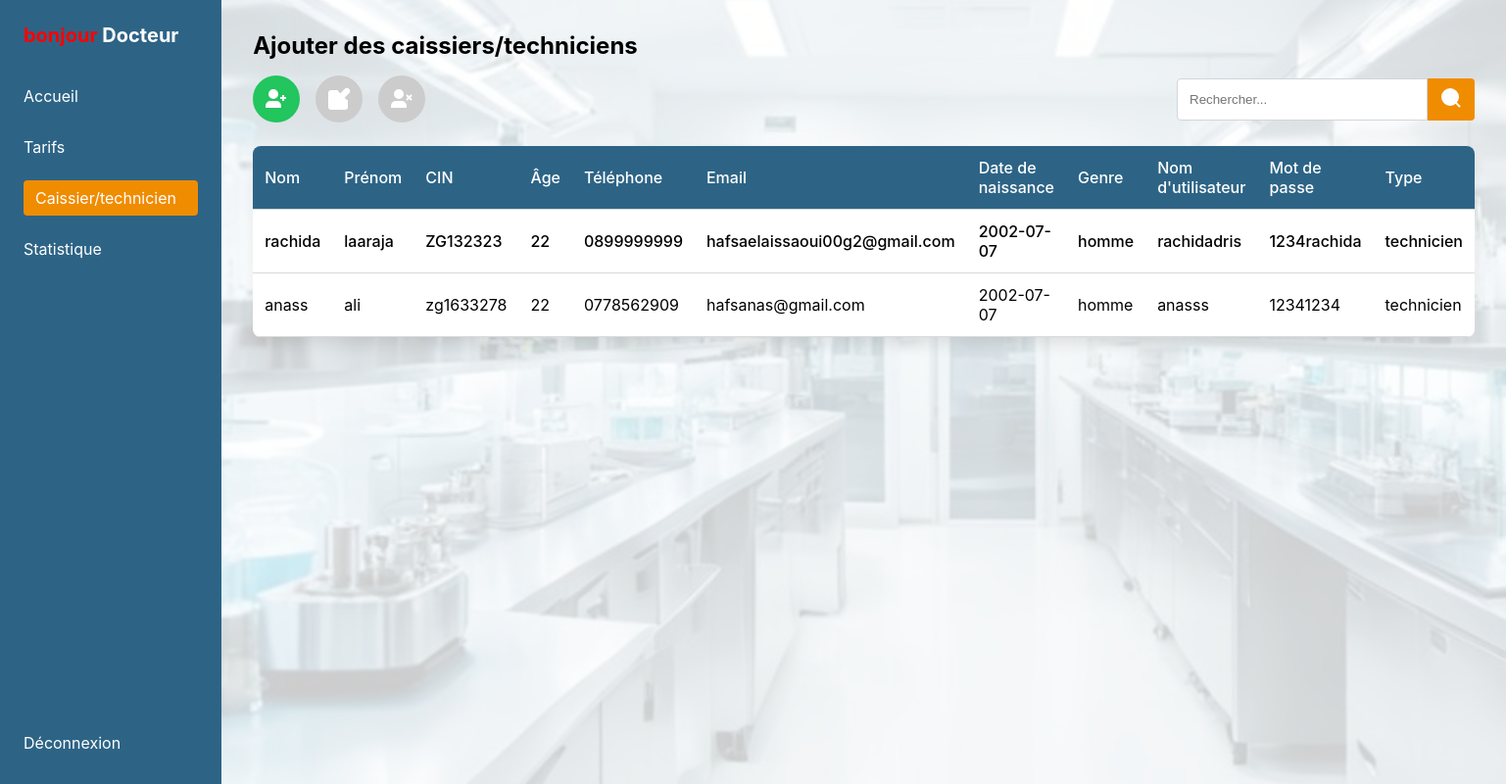
/admin/docteur/technicien_caissier.php, run on the app's committed database.
### tables this page shows
CREATE TABLE `users` (
  `id_user` int(10) UNSIGNED NOT NULL,
  `user_nom` varchar(255) NOT NULL,
  `user_prenom` varchar(255) NOT NULL,
  `user_telephone` varchar(255) NOT NULL,
  `user_email` varchar(255) NOT NULL,
  `user_date_naissance` date NOT NULL,
  `username` varchar(255) NOT NULL,
  `user_password` varchar(255) NOT NULL,
  `user_status` enum('caissier','technicien') NOT NULL,
  `user_genre` enum('homme','femme') NOT NULL,
  `user_cin` varchar(255) NOT NULL
);

### admin/docteur/technicien_caissier.php (the view, shortened to what this page needs)
<?php
$host = 'localhost';
$db = 'labonew';
$user = 'root';
$pass = '';
$charset = 'utf8mb4';
try {
    $pdo = new PDO("mysql:host=$host;dbname=$db;charset=$charset", $user, $pass);
    $pdo->setAttribute(PDO::ATTR_ERRMODE, PDO::ERRMODE_EXCEPTION);
    $stmt = $pdo->query("SELECT * FROM users ORDER BY id_user DESC");
    $users = $stmt->fetchAll(PDO::FETCH_ASSOC);
} catch (PDOException $e) {
    $message = "Erreur : " . $e->getMessage();
}
?>
<!DOCTYPE html>
<html lang="fr">
<head>
</head>
<body>
    <div class="container">
        <div class="sidebar">
            <div class="logo">
                <h1><span class="bonjour">bonjour</span> Docteur</h1>
            </div>
            <nav class="nav">
                <a href="accueil.php" class="nav-item">Accueil</a>
                <a href="tarifs.php" class="nav-item">Tarifs</a>
                <a href="#" class="nav-item active">Caissier/technicien</a>
                <a href="statistique.php" class="nav-item">Statistique</a>
            </nav>
            <div class="disconnect">
                <div class="nav-item">Déconnexion</div>
            </div>
        </div>
        <div class="main-content">
            <div class="background"></div>
            <div class="content">
                <div class="header">
                    <h2 class="title">Ajouter des caissiers/techniciens</h2>
                    <div class="actions-bar">
                        <div class="action-buttons">
                            <button class="btn btn-add" title="Ajouter" id="btnAdd">
                                <svg class="icon" viewBox="0 0 24 24" fill="none" stroke="currentColor" stroke-width="2">
                                    <path d="M16 21v-2a4 4 0 0 0-4-4H6a4 4 0 0 0-4 4v2"/>
                                    <circle cx="9" cy="7" r="4"/>
                                    <line x1="19" y1="8" x2="19" y2="14"/>
                                    <line x1="22" y1="11" x2="16" y2="11"/>
                                </svg>
                            </button>
                            <button class="btn btn-edit" title="Modifier" id="btnEdit" disabled>
                                <svg class="icon" viewBox="0 0 24 24" fill="none" stroke="currentColor" stroke-width="2">
                                    <path d="M11 4H4a2 2 0 0 0-2 2v14a2 2 0 0 0 2 2h14a2 2 0 0 0 2-2v-7"/>
                                    <path d="M18.5 2.5a2.121 2.121 0 0 1 3 3L12 15l-4 1 1-4 9.5-9.5z"/>
                                </svg>
                            </button>
                            <button class="btn btn-delete" title="Supprimer" id="btnDelete" disabled>
                                <svg class="icon" viewBox="0 0 24 24" fill="none" stroke="currentColor" stroke-width="2">
                                    <path d="M16 21v-2a4 4 0 0 0-4-4H6a4 4 0 0 0-4 4v2"/>
                                    <circle cx="9" cy="7" r="4"/>
                                    <line x1="17" y1="8" x2="22" y2="13"/>
                                    <line x1="22" y1="8" x2="17" y2="13"/>
                                </svg>
                            </button>
                        </div>
                        <div class="search-container">
                            <input type="text" class="search-input" placeholder="Rechercher...">
                            <button class="search-btn" type="button">
                                <svg class="icon" viewBox="0 0 24 24" fill="none" stroke="currentColor" stroke-width="2">
                                    <circle cx="11" cy="11" r="8"/>
                                    <line x1="21" y1="21" x2="16.65" y2="16.65"/>
                                </svg>
                            </button>
                        </div>
                    </div>
                </div>
                <div class="table-container">
                    <table class="table" id="usersTable">
                        <thead>
                            <tr>
                                <th>Nom</th>
                                <th>Prénom</th>
                                <th>CIN</th>
                                <th>Âge</th>
                                <th>Téléphone</th>
                                <th>Email</th>
                                <th>Date de naissance</th>
                                <th>Genre</th>
                                <th>Nom d'utilisateur</th>
                                <th>Mot de passe</th>
                                <th>Type</th>
                            </tr>
                        </thead>
                        <tbody>
                            <?php if(!empty($users)): ?>
                                <?php foreach($users as $user): ?>
                                <tr data-id="<?= $user['id_user'] ?>">
                                    <td><?=htmlspecialchars($user['user_nom'])?></td>
                                    <td><?=htmlspecialchars($user['user_prenom'])?></td>
                                    <td><?=htmlspecialchars($user['user_cin'])?></td>
                                    <td>
                                        <?php
                                            $birthDate = new DateTime($user['user_date_naissance']);
                                            $today = new DateTime();
                                            $age = $today->diff($birthDate)->y;
                                            echo $age;
                                        ?>
                                    </td>
                                    <td><?=htmlspecialchars($user['user_telephone'])?></td>
                                    <td><?=htmlspecialchars($user['user_email'])?></td>
                                    <td><?=htmlspecialchars($user['user_date_naissance'])?></td>
                                    <td><?=htmlspecialchars($user['user_genre'])?></td>
                                    <td><?=htmlspecialchars($user['username'])?></td>
                                    <td><?=htmlspecialchars($user['user_password'])?></td>
                                    <td><?=htmlspecialchars($user['user_status'])?></td>
                                </tr>
                                <?php endforeach; ?>
                            <?php else: ?>
                                <tr><td colspan="11" style="text-align:center;">Aucun utilisateur trouvé.</td></tr>
                            <?php endif; ?>
                        </tbody>
                    </table>
                </div>
            </div>
        </div>
    </div>
</body>
</html>

### admin/docteur/technicien_caissier.php (style rules this page uses)
* { margin: 0; padding: 0; box-sizing: border-box; }
body { font-family: -apple-system, BlinkMacSystemFont, 'Segoe UI', Roboto, sans-serif; background-color: #ffffff; min-height: 100vh; }
.container { display: flex; min-height: 100vh; }
.sidebar { width: 256px; background-color: #2d6486; color: white; padding: 24px; display: flex; flex-direction: column; }
.logo { margin-bottom: 32px; }
.logo h1 { font-size: 20px; font-weight: bold; }
.logo .bonjour { color: #ff0000; }
.nav { display: flex; flex-direction: column; gap: 16px; }
.nav-item { color: white; cursor: pointer; padding: 8px 0; text-decoration: none; }
.nav-item.active { background-color: #f08c00; padding: 8px 12px; border-radius: 4px; }
.disconnect { margin-top: auto; padding-top: 32px; }
.main-content { flex: 1; position: relative; padding: 32px; }
.background { position: absolute; top: 0; left: 0; right: 0; bottom: 0; background-image: url('../../photos/background.jpg'); background-size: cover; background-position: center; opacity: 0.2; z-index: 0; }
.content { position: relative; z-index: 10; }
.header { margin-bottom: 24px; }
.title { font-size: 24px; font-weight: bold; color: #000000; margin-bottom: 16px; }
.actions-bar { display: flex; justify-content: space-between; align-items: center; margin-bottom: 24px; }
.action-buttons { display: flex; gap: 16px; }
.btn { width: 48px; height: 48px; border-radius: 50%; border: none; cursor: pointer; display: flex; align-items: center; justify-content: center; font-size: 18px; color: white; }
.btn-add { background-color: #22c55e; }
.btn-edit { background-color: #f08c00; }
.btn-delete { background-color: #ff0000; }
.btn:disabled { background-color: #ccc; cursor: not-allowed; }
.search-container { position: relative; display: flex; }
.search-input { width: 256px; padding: 8px 12px; border: 1px solid #d1d5db; border-radius: 4px 0 0 4px; outline: none; }
.search-btn { background-color: #f08c00; border: none; padding: 8px 12px; border-radius: 0 4px 4px 0; color: white; cursor: pointer; }
.table-container { background-color: white; border-radius: 8px; box-shadow: 0 10px 15px -3px rgba(0, 0, 0, 0.1); overflow: hidden; }
.table { width: 100%; border-collapse: collapse; }
.table th { background-color: #2d6486; color: white; font-weight: 500; padding: 12px; text-align: left; border-bottom: 1px solid #d9d9d9; }
.table td { padding: 12px; border-bottom: 1px solid #d9d9d9; }
.table tr:first-child td { font-weight: 500; }
.icon { width: 24px; height: 24px; fill: currentColor; }

### data on the page
users: user_nom "rachida", user_prenom "laaraja", user_cin "ZG132323", user_telephone "0899999999", user_email "hafsaelaissaoui00g2@gmail.com", user_date_naissance "2002-07-07", user_genre "homme", username "rachidadris", user_password "1234rachida", user_status "technicien"
users: user_nom "anass", user_prenom "ali", user_cin "zg1633278", user_telephone "0778562909", user_email "hafsanas@gmail.com", user_date_naissance "2002-07-07", user_genre "homme", username "anasss", user_password "12341234", user_status "technicien"
